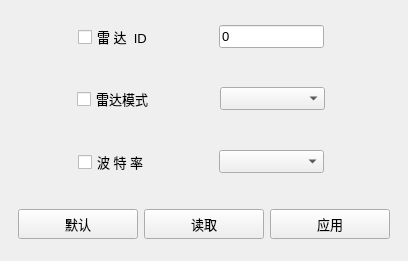
<?xml version="1.0" encoding="UTF-8"?>
<ui version="4.0">
 <class>radarParasMainWindow</class>
 <widget class="QMainWindow" name="radarParasMainWindow">
  <property name="geometry">
   <rect>
    <x>0</x>
    <y>0</y>
    <width>408</width>
    <height>261</height>
   </rect>
  </property>
  <property name="windowTitle">
   <string>MainWindow</string>
  </property>
  <widget class="QWidget" name="centralwidget">
   <layout class="QGridLayout" name="gridLayout_13">
    <item row="1" column="0">
     <widget class="QWidget" name="widget_2" native="true">
      <property name="font">
       <font>
        <pointsize>9</pointsize>
       </font>
      </property>
      <layout class="QGridLayout" name="gridLayout_2">
       <item row="0" column="0">
        <spacer name="horizontalSpacer_4">
         <property name="orientation">
          <enum>Qt::Horizontal</enum>
         </property>
         <property name="sizeHint" stdset="0">
          <size>
           <width>40</width>
           <height>20</height>
          </size>
         </property>
        </spacer>
       </item>
       <item row="0" column="2">
        <spacer name="horizontalSpacer_2">
         <property name="orientation">
          <enum>Qt::Horizontal</enum>
         </property>
         <property name="sizeHint" stdset="0">
          <size>
           <width>40</width>
           <height>20</height>
          </size>
         </property>
        </spacer>
       </item>
       <item row="0" column="3">
        <widget class="QComboBox" name="comboBox">
         <property name="minimumSize">
          <size>
           <width>105</width>
           <height>0</height>
          </size>
         </property>
         <property name="maximumSize">
          <size>
           <width>105</width>
           <height>16777215</height>
          </size>
         </property>
         <property name="font">
          <font>
           <family>Arial</family>
           <pointsize>10</pointsize>
          </font>
         </property>
         <property name="currentIndex">
          <number>-1</number>
         </property>
         <item>
          <property name="text">
           <string>None</string>
          </property>
         </item>
         <item>
          <property name="text">
           <string>Object</string>
          </property>
         </item>
         <item>
          <property name="text">
           <string>Cluster</string>
          </property>
         </item>
         <item>
          <property name="text">
           <string>Points</string>
          </property>
         </item>
        </widget>
       </item>
       <item row="0" column="1">
        <widget class="QCheckBox" name="checkBox_2">
         <property name="font">
          <font>
           <family>Arial</family>
           <pointsize>10</pointsize>
          </font>
         </property>
         <property name="text">
          <string>雷达模式</string>
         </property>
        </widget>
       </item>
       <item row="0" column="4">
        <spacer name="horizontalSpacer_7">
         <property name="orientation">
          <enum>Qt::Horizontal</enum>
         </property>
         <property name="sizeHint" stdset="0">
          <size>
           <width>40</width>
           <height>20</height>
          </size>
         </property>
        </spacer>
       </item>
      </layout>
     </widget>
    </item>
    <item row="3" column="0" colspan="2">
     <widget class="QWidget" name="widget_13" native="true">
      <property name="font">
       <font>
        <pointsize>9</pointsize>
       </font>
      </property>
      <layout class="QHBoxLayout" name="horizontalLayout">
       <item>
        <widget class="QPushButton" name="pushButton">
         <property name="minimumSize">
          <size>
           <width>120</width>
           <height>30</height>
          </size>
         </property>
         <property name="maximumSize">
          <size>
           <width>120</width>
           <height>30</height>
          </size>
         </property>
         <property name="font">
          <font>
           <family>Arial</family>
           <pointsize>10</pointsize>
          </font>
         </property>
         <property name="text">
          <string>默认</string>
         </property>
        </widget>
       </item>
       <item>
        <widget class="QPushButton" name="pushButton_3">
         <property name="minimumSize">
          <size>
           <width>120</width>
           <height>30</height>
          </size>
         </property>
         <property name="maximumSize">
          <size>
           <width>120</width>
           <height>30</height>
          </size>
         </property>
         <property name="font">
          <font>
           <family>Arial</family>
           <pointsize>10</pointsize>
          </font>
         </property>
         <property name="text">
          <string>读取</string>
         </property>
        </widget>
       </item>
       <item>
        <widget class="QPushButton" name="pushButton_2">
         <property name="minimumSize">
          <size>
           <width>120</width>
           <height>30</height>
          </size>
         </property>
         <property name="maximumSize">
          <size>
           <width>120</width>
           <height>30</height>
          </size>
         </property>
         <property name="font">
          <font>
           <family>Arial</family>
           <pointsize>10</pointsize>
          </font>
         </property>
         <property name="text">
          <string>应用</string>
         </property>
        </widget>
       </item>
      </layout>
     </widget>
    </item>
    <item row="0" column="0">
     <widget class="QWidget" name="widget" native="true">
      <property name="font">
       <font>
        <pointsize>9</pointsize>
       </font>
      </property>
      <layout class="QGridLayout" name="gridLayout">
       <item row="0" column="0">
        <spacer name="horizontalSpacer_5">
         <property name="orientation">
          <enum>Qt::Horizontal</enum>
         </property>
         <property name="sizeHint" stdset="0">
          <size>
           <width>40</width>
           <height>20</height>
          </size>
         </property>
        </spacer>
       </item>
       <item row="0" column="1">
        <widget class="QCheckBox" name="checkBox">
         <property name="font">
          <font>
           <family>Arial</family>
           <pointsize>10</pointsize>
          </font>
         </property>
         <property name="text">
          <string>雷 达  ID</string>
         </property>
        </widget>
       </item>
       <item row="0" column="3">
        <widget class="QLineEdit" name="lineEdit">
         <property name="minimumSize">
          <size>
           <width>105</width>
           <height>0</height>
          </size>
         </property>
         <property name="maximumSize">
          <size>
           <width>105</width>
           <height>16777215</height>
          </size>
         </property>
         <property name="font">
          <font>
           <family>Arial</family>
           <pointsize>10</pointsize>
          </font>
         </property>
         <property name="text">
          <string>0</string>
         </property>
         <property name="maxLength">
          <number>1</number>
         </property>
        </widget>
       </item>
       <item row="0" column="2">
        <spacer name="horizontalSpacer">
         <property name="orientation">
          <enum>Qt::Horizontal</enum>
         </property>
         <property name="sizeHint" stdset="0">
          <size>
           <width>40</width>
           <height>20</height>
          </size>
         </property>
        </spacer>
       </item>
       <item row="0" column="4">
        <spacer name="horizontalSpacer_6">
         <property name="orientation">
          <enum>Qt::Horizontal</enum>
         </property>
         <property name="sizeHint" stdset="0">
          <size>
           <width>40</width>
           <height>20</height>
          </size>
         </property>
        </spacer>
       </item>
      </layout>
     </widget>
    </item>
    <item row="2" column="0">
     <widget class="QWidget" name="widget_6" native="true">
      <property name="font">
       <font>
        <pointsize>9</pointsize>
       </font>
      </property>
      <layout class="QGridLayout" name="gridLayout_6">
       <item row="0" column="0">
        <spacer name="horizontalSpacer_8">
         <property name="orientation">
          <enum>Qt::Horizontal</enum>
         </property>
         <property name="sizeHint" stdset="0">
          <size>
           <width>40</width>
           <height>20</height>
          </size>
         </property>
        </spacer>
       </item>
       <item row="0" column="1">
        <widget class="QCheckBox" name="checkBox_6">
         <property name="font">
          <font>
           <family>Arial</family>
           <pointsize>10</pointsize>
          </font>
         </property>
         <property name="text">
          <string>波 特 率 </string>
         </property>
        </widget>
       </item>
       <item row="0" column="3">
        <widget class="QComboBox" name="comboBox_5">
         <property name="minimumSize">
          <size>
           <width>105</width>
           <height>0</height>
          </size>
         </property>
         <property name="font">
          <font>
           <family>Arial</family>
           <pointsize>10</pointsize>
          </font>
         </property>
         <property name="currentIndex">
          <number>-1</number>
         </property>
         <item>
          <property name="text">
           <string>250Kbps</string>
          </property>
         </item>
         <item>
          <property name="text">
           <string>500Kbps</string>
          </property>
         </item>
         <item>
          <property name="text">
           <string>1Mbps</string>
          </property>
         </item>
        </widget>
       </item>
       <item row="0" column="2">
        <spacer name="horizontalSpacer_3">
         <property name="orientation">
          <enum>Qt::Horizontal</enum>
         </property>
         <property name="sizeHint" stdset="0">
          <size>
           <width>40</width>
           <height>20</height>
          </size>
         </property>
        </spacer>
       </item>
       <item row="0" column="4">
        <spacer name="horizontalSpacer_9">
         <property name="orientation">
          <enum>Qt::Horizontal</enum>
         </property>
         <property name="sizeHint" stdset="0">
          <size>
           <width>40</width>
           <height>20</height>
          </size>
         </property>
        </spacer>
       </item>
      </layout>
     </widget>
    </item>
   </layout>
  </widget>
  <widget class="QMenuBar" name="menubar">
   <property name="geometry">
    <rect>
     <x>0</x>
     <y>0</y>
     <width>408</width>
     <height>21</height>
    </rect>
   </property>
  </widget>
 </widget>
 <resources/>
 <connections/>
</ui>
